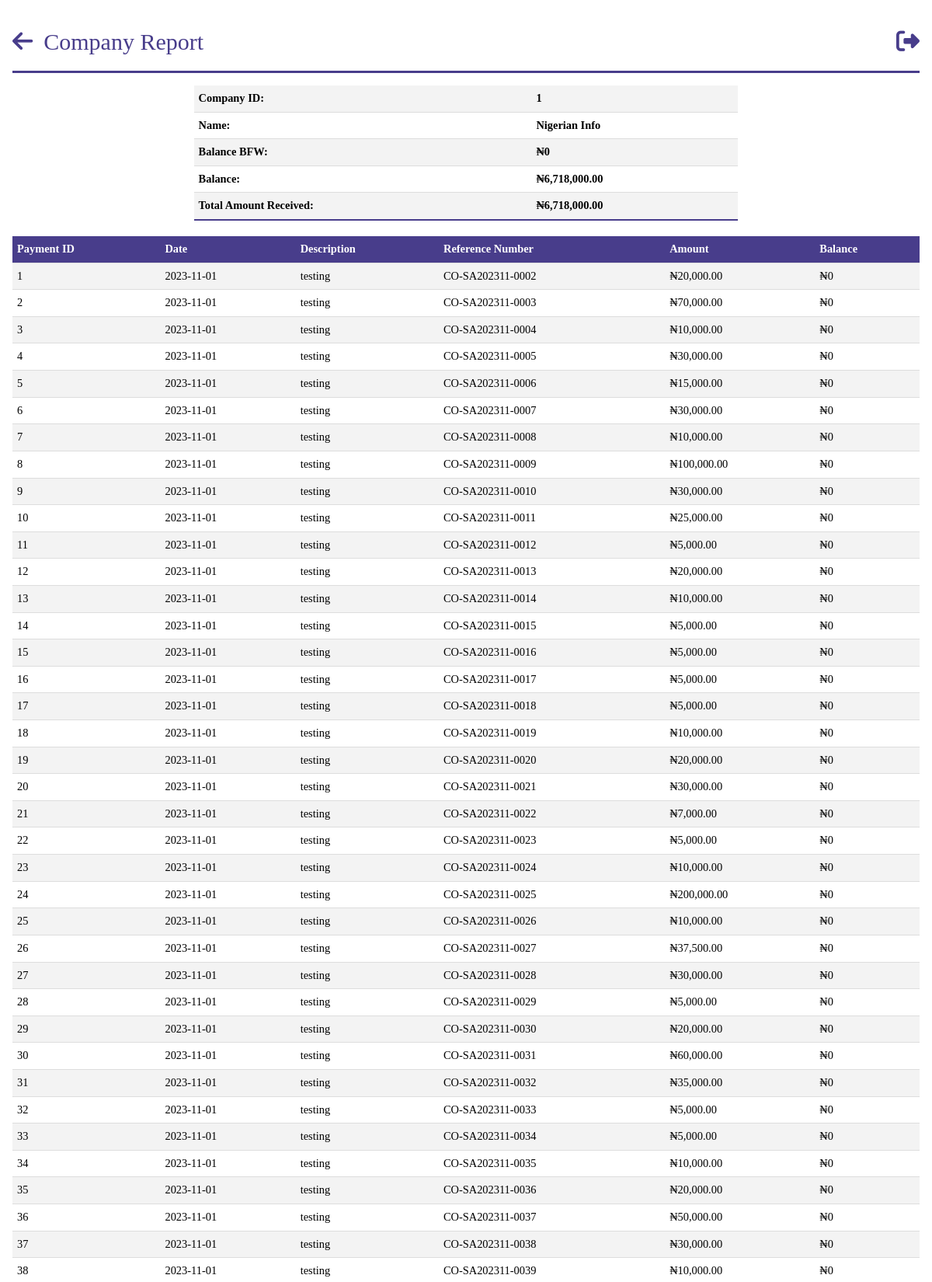
The app's page /company/1 (signed in, upper part) with its own data.
### models.py (models this page shows, shortened)
class Company(db.Model):
    __tablename__ = "companies"
    id = db.Column(db.Integer, primary_key=True)
    name = db.Column(db.String(100), nullable=False, unique=True)
    balance_bfd = db.Column(db.Float, default=0.0)
    amount_accumulated = db.Column(db.Float, default=0.0)
    payments_made = db.relationship("CompanyPayment", backref="main", lazy=True)
    employees = db.relationship("Person", backref="company", lazy=True)

class CompanyPayment(db.Model):
    __tablename__ = "company_payments"
    id = db.Column(db.Integer, primary_key=True)
    amount = db.Column(db.Float, nullable=False)
    exact_date = db.Column(db.DateTime, nullable=False, default=datetime.utcnow)
    date = db.Column(db.Date, nullable=False)
    company_id = db.Column(
        db.Integer, db.ForeignKey("companies.id"), nullable=True, index=True
    )
    description = db.Column(db.String, nullable=True)
    ref_no = db.Column(db.String)
    balance = db.Column(db.Float, nullable=True)
    bank_id = db.Column(
        db.Integer, db.ForeignKey("banks.id"), nullable=True, index=True
    )
    year = db.Column(db.Integer, nullable=False)

### app.py (the view)
@app.route("/company/<company_id>")
@login_required
@role_required(["Admin", "Secretary", "Sub-Admin"])
def individual_company_report(company_id):
    company = query.get_company(company_id)
    payments = company.payments_made
    total_amount = sum(payment.amount for payment in payments)
    return render_template(
        "query/company_report.html",
        company=company,
        payments=payments,
        total_amount=total_amount,
    )

### app.py (called while the page is built)
@login_manager.user_loader
def load_user(person_id):
    return Person.query.get(person_id)

def role_required(roles_required):
    def decorator(view_func):
        @wraps(view_func)
        def wrapper(*args, **kwargs):
            if not current_user.is_authenticated:
                flash("You must be logged in to access this page.", "error")
                return redirect(url_for("login"))
            user_role = current_user.role
            if user_role.name not in roles_required:
                flash("You don't have the required role to access this page.", "error")
                return redirect(
                    url_for("dashboard")
                )  # Change this to your desired redirect
            return view_func(*args, **kwargs)
        return wrapper
    return decorator

@app.before_request
def before_request():
    g.user = current_user

@app.template_filter("currency")
@login_required
def currency(value):
    modified_value = format_currency(value)  # Modify the value as needed
    return modified_value

### filters.py (called while the page is built)
def format_currency(
    value, currency_symbol="₦", decimal_separator=".", thousands_separator=","
):
    if value:
        if value < 0:
            formatted_value = f"-{currency_symbol}{abs(value):,.2f}"
        else:
            formatted_value = f"{currency_symbol}{value:,.2f}"
        formatted_value = formatted_value.replace(".", decimal_separator).replace(
            ",", thousands_separator
        )
    else:
        formatted_value = f"{currency_symbol}0"
    return formatted_value

### queries.py (called while the page is built)
    def get_company(self, company_id):
        company = Company.query.filter_by(id=company_id).first()
        return company

### templates/query/company_report.html (shortened to what this page needs)
{%extends 'base.html' %}
{% block header%}
Company Report
{% endblock  %}
{% block anchor%}
<a href="{{ url_for('queries') }}" id='arrow'><i class="fa-solid fa-arrow-left"></i></a>
{% endblock  %}
{%block content%}
<body id='person'>
    <table class='tab-content'id="info-table" >
        <tr>
            <td>Company ID:</td>
            <td>{{ company.id }}</td>
        </tr>
        <tr>
            <td>Name:</td>
            <td>{{ company.name }}</td>
        </tr>
        <tr>
            <td>Balance BFW:</td>
            <td>{{ company.balance_bfd | currency}}</td>
        </tr>
        <tr>
            <td>Balance: </td>
            <td>{{ company.amount_accumulated | currency}}</td>
        </tr>
        <tr>
            <td>Total Amount Received: </td>
            <td>{{ total_amount | currency }}</td>
        </tr>
    </table>
    <table class="tab-content">
        <thead>
            <tr>
                <th>Payment ID</th>
                <th>Date</th>
                <th>Description</th>
                <th>Reference Number</th>
                <th>Amount</th>
                <th>Balance</th>
            </tr>
        </thead>
        <tbody>
            {% for payment in payments %}
            <tr>
                <td>{{ payment.id }}</td>
                <td>{{ payment.date }}</td>
                <td>{{ payment.description}}</td>
                <td>{{ payment.ref_no}}</td>
                <td>{{ payment.amount | currency }}</td>
                <td>{{ payment.company_balance | currency}}</td>
            </tr>
            {% endfor %}
        </tbody>
    </table>
</body>
{%endblock%}

### static/css/style.css (style rules this page uses)
* { margin: 0; padding: 0; box-sizing: border-box; font-family:'Times New Roman', Times, serif; }
.index { background-color: #ffffff; margin: 0 auto; max-width: 80em; line-height: 1.5; padding: 1em 1em; }
.index a { color: #fff; line-height: 2.5; text-decoration: none; }
.index #nav a { font-size: 10px; }
.index #nav a { font-size: 30px; color: #483d8b; }
.index #nav #arrow i { color: #483d8b; margin-right: 10px; }
#person * { color: #000; max-width: 90em; margin: 0 auto; margin-bottom: 3px; }
#person .tab-content { width: 100%; border-collapse: collapse; font-size: 0.9em; min-width: 400px; }
#person .tab-content tr th { background-color: #483d8b; color: #fff; text-align: left; font-weight: bold; }
#person th, #person td { padding: 6px; text-align: left; border-bottom: 1px solid #ddd; }
#person .tab-content tbody tr:nth-of-type(odd) { background-color: #f3f3f3; }
#person .tab-content tbody tr:last-of-type { border-bottom: 2px solid #483d8b; }
#person #info-table { margin-bottom: 20px; width: 60%; font-weight: 600; }

### records on screen
Company: id "1", name "Nigerian Info", balance_bfd "₦0", amount_accumulated "₦6,718,000.00"
CompanyPayment: id "1", date "2023-11-01", description "testing", ref_no "CO-SA202311-0002", amount "₦20,000.00", company_balance "₦0"
CompanyPayment: id "2", date "2023-11-01", description "testing", ref_no "CO-SA202311-0003", amount "₦70,000.00", company_balance "₦0"
CompanyPayment: id "3", date "2023-11-01", description "testing", ref_no "CO-SA202311-0004", amount "₦10,000.00", company_balance "₦0"
CompanyPayment: id "4", date "2023-11-01", description "testing", ref_no "CO-SA202311-0005", amount "₦30,000.00", company_balance "₦0"
CompanyPayment: id "5", date "2023-11-01", description "testing", ref_no "CO-SA202311-0006", amount "₦15,000.00", company_balance "₦0"
CompanyPayment: id "6", date "2023-11-01", description "testing", ref_no "CO-SA202311-0007", amount "₦30,000.00", company_balance "₦0"
CompanyPayment: id "7", date "2023-11-01", description "testing", ref_no "CO-SA202311-0008", amount "₦10,000.00", company_balance "₦0"
CompanyPayment: id "8", date "2023-11-01", description "testing", ref_no "CO-SA202311-0009", amount "₦100,000.00", company_balance "₦0"
CompanyPayment: id "9", date "2023-11-01", description "testing", ref_no "CO-SA202311-0010", amount "₦30,000.00", company_balance "₦0"
CompanyPayment: id "10", date "2023-11-01", description "testing", ref_no "CO-SA202311-0011", amount "₦25,000.00", company_balance "₦0"
CompanyPayment: id "11", date "2023-11-01", description "testing", ref_no "CO-SA202311-0012", amount "₦5,000.00", company_balance "₦0"
CompanyPayment: id "12", date "2023-11-01", description "testing", ref_no "CO-SA202311-0013", amount "₦20,000.00", company_balance "₦0"
CompanyPayment: id "13", date "2023-11-01", description "testing", ref_no "CO-SA202311-0014", amount "₦10,000.00", company_balance "₦0"
CompanyPayment: id "14", date "2023-11-01", description "testing", ref_no "CO-SA202311-0015", amount "₦5,000.00", company_balance "₦0"
CompanyPayment: id "15", date "2023-11-01", description "testing", ref_no "CO-SA202311-0016", amount "₦5,000.00", company_balance "₦0"
CompanyPayment: id "16", date "2023-11-01", description "testing", ref_no "CO-SA202311-0017", amount "₦5,000.00", company_balance "₦0"
CompanyPayment: id "17", date "2023-11-01", description "testing", ref_no "CO-SA202311-0018", amount "₦5,000.00", company_balance "₦0"
CompanyPayment: id "18", date "2023-11-01", description "testing", ref_no "CO-SA202311-0019", amount "₦10,000.00", company_balance "₦0"
CompanyPayment: id "19", date "2023-11-01", description "testing", ref_no "CO-SA202311-0020", amount "₦20,000.00", company_balance "₦0"
CompanyPayment: id "20", date "2023-11-01", description "testing", ref_no "CO-SA202311-0021", amount "₦30,000.00", company_balance "₦0"
CompanyPayment: id "21", date "2023-11-01", description "testing", ref_no "CO-SA202311-0022", amount "₦7,000.00", company_balance "₦0"
CompanyPayment: id "22", date "2023-11-01", description "testing", ref_no "CO-SA202311-0023", amount "₦5,000.00", company_balance "₦0"
CompanyPayment: id "23", date "2023-11-01", description "testing", ref_no "CO-SA202311-0024", amount "₦10,000.00", company_balance "₦0"
CompanyPayment: id "24", date "2023-11-01", description "testing", ref_no "CO-SA202311-0025", amount "₦200,000.00", company_balance "₦0"
CompanyPayment: id "25", date "2023-11-01", description "testing", ref_no "CO-SA202311-0026", amount "₦10,000.00", company_balance "₦0"
CompanyPayment: id "26", date "2023-11-01", description "testing", ref_no "CO-SA202311-0027", amount "₦37,500.00", company_balance "₦0"
CompanyPayment: id "27", date "2023-11-01", description "testing", ref_no "CO-SA202311-0028", amount "₦30,000.00", company_balance "₦0"
CompanyPayment: id "28", date "2023-11-01", description "testing", ref_no "CO-SA202311-0029", amount "₦5,000.00", company_balance "₦0"
CompanyPayment: id "29", date "2023-11-01", description "testing", ref_no "CO-SA202311-0030", amount "₦20,000.00", company_balance "₦0"
CompanyPayment: id "30", date "2023-11-01", description "testing", ref_no "CO-SA202311-0031", amount "₦60,000.00", company_balance "₦0"
CompanyPayment: id "31", date "2023-11-01", description "testing", ref_no "CO-SA202311-0032", amount "₦35,000.00", company_balance "₦0"
CompanyPayment: id "32", date "2023-11-01", description "testing", ref_no "CO-SA202311-0033", amount "₦5,000.00", company_balance "₦0"
CompanyPayment: id "33", date "2023-11-01", description "testing", ref_no "CO-SA202311-0034", amount "₦5,000.00", company_balance "₦0"
CompanyPayment: id "34", date "2023-11-01", description "testing", ref_no "CO-SA202311-0035", amount "₦10,000.00", company_balance "₦0"
CompanyPayment: id "35", date "2023-11-01", description "testing", ref_no "CO-SA202311-0036", amount "₦20,000.00", company_balance "₦0"
CompanyPayment: id "36", date "2023-11-01", description "testing", ref_no "CO-SA202311-0037", amount "₦50,000.00", company_balance "₦0"
CompanyPayment: id "37", date "2023-11-01", description "testing", ref_no "CO-SA202311-0038", amount "₦30,000.00", company_balance "₦0"
CompanyPayment: id "38", date "2023-11-01", description "testing", ref_no "CO-SA202311-0039", amount "₦10,000.00", company_balance "₦0"

### other values on screen
{{ total_amount | currency }} "₦6,718,000.00"
